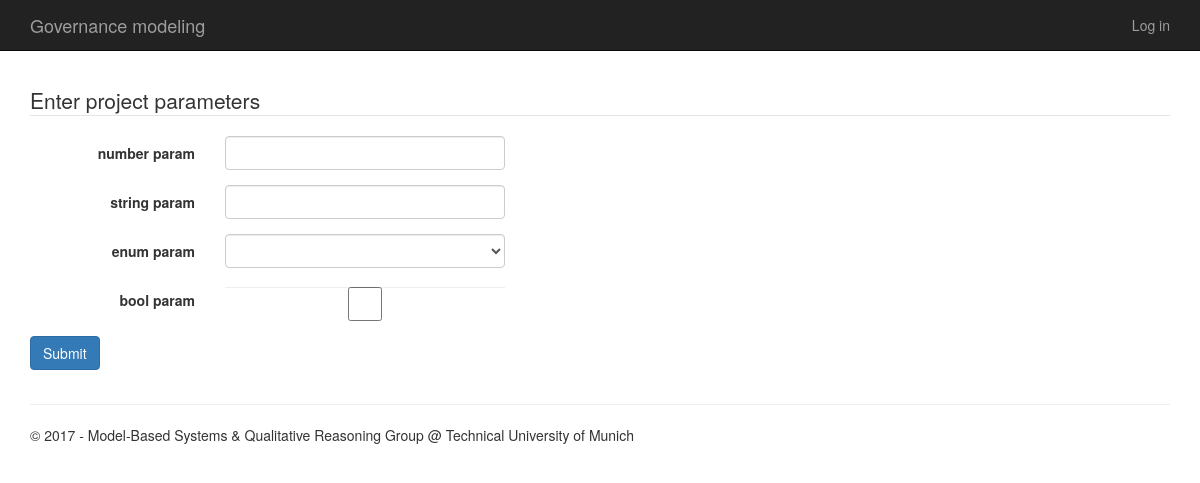
Before: / with the older database file.
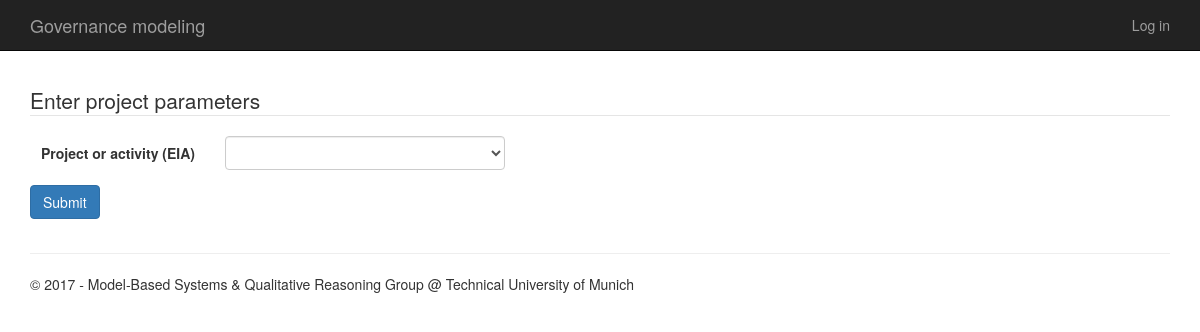
After: the same page with the newer database file.
### app/models.py (models this page shows, shortened)
class ProjectParameter(models.Model):
    NUMBER = 'N'
    STRING = 'S'
    BOOLEAN = 'B'
    ENUM = 'E'
    PARAMETER_TYPE_CHOICES = ((NUMBER, 'Number'),
                                (STRING, 'String'),
                                (BOOLEAN, 'Boolean'),
                                (ENUM, 'Enum'))
    name = models.CharField(max_length = 255, unique =True)
    description = models.TextField(max_length = 1000, blank=True, null=True,)
    type = models.CharField(max_length=1, choices = PARAMETER_TYPE_CHOICES)

### app/views.py (the view)
# urls.py: url(r'^$', app.views.home, name='home'),
def home(request):
    assert isinstance(request, HttpRequest)
    if request.method == 'POST':
        form = ExecuteForm(request.POST)
        if form.is_valid():
            param_values = form.param_values()
            active_requirements = get_active_requirements(param_values)
            req_items = get_requirement_items(active_requirements)
            return render(
                request,
                'app/index.html',
                {
                    'title':'Result',
                    "param_values": param_values,
                    "active_requirements": active_requirements,
                    "req_items": req_items
                }
            )
    else:
        form = ExecuteForm()
    return render(
        request,
        'app/index.html',
        {
            'title':'Home',
            "execute_form": form
        }
    )

### app/forms.py (shortened to what this page needs)
class ExecuteForm(forms.Form):
    def __init__(self, *args, **kwargs):
        params = ProjectParameter.objects.all().prefetch_related('values')
        super(ExecuteForm, self).__init__(*args, **kwargs)
        for param in params:
            field_name = 'param_%s' % param.id
            if param.type == ProjectParameter.BOOLEAN:
                self.fields[field_name] = \
                    forms.BooleanField(label=param.name, required=False)
            elif param.type == ProjectParameter.NUMBER:
                self.fields[field_name] = \
                    forms.DecimalField(label=param.name, required=False)
            elif param.type == ProjectParameter.STRING:
                self.fields[field_name] = \
                    forms.CharField(label=param.name, required=False, max_length=100)
            elif param.type == ProjectParameter.ENUM:
                self.fields[field_name] = \
                    forms.ChoiceField(label=param.name,
                        required=False,
                        choices=[(0,"")] + [(v.id, v.name) for v in param.values.all()])
            self.fields[field_name].widget.attrs['class'] = 'form-control'

### app/templates/app/index.html (shortened to what this page needs)
{% extends "app/layout.html" %}
{% block content %}
{% load custom_filters %}
<div class="row">
    <div class="col-md-12">
        {% if param_values%}
        {{param_values}}
        <br/>
        {{active_requirements}}
        <br/>
        {{req_items}}
        {% else %}
            <form method="POST" action="." class="form-horizontal">
                <fieldset>
                    <legend>Enter project parameters</legend>
                    {% for field in execute_form %}
                    {% if field.errors %}
                    <div class="form-group error">
                        <label class="col-md-2 control-label">{{ field.label }}</label>
                        <div class="controls col-md-10">
                            {{ field }}
                            <span class="help-inline">
                                {% for error in  field.errors %}{{ error }}{% endfor %}
                            </span>
                        </div>
                    </div>
                    {% else %}
                    <div class="form-group">
                        <label class="col-md-2 control-label">{{ field.label }}</label>
                        <div class="controls col-md-10">
                            {{ field }}
                        </div>
                    </div>
                    {% endif %}
                    {% endfor %}
                </fieldset>
                <div class="form-actions">
                    <button type="submit" class="btn btn-primary" >Submit</button>
                </div>
            </form>
        {% endif %}
    </div>
</div>
{% endblock %}

### app/templates/app/layout.html (shortened to what this page needs)
﻿<!DOCTYPE html>
<html>
<head>
    {% load staticfiles %}
    <link rel="stylesheet" type="text/css" href="https://maxcdn.bootstrapcdn.com/bootstrap/3.3.7/css/bootstrap.min.css" />
    <link rel="stylesheet" type="text/css" href="{% static 'app/content/site.css' %}" />
</head>
<body>
    <div class="navbar navbar-inverse navbar-fixed-top">
        <div class="container">
            <div class="navbar-header">
                <a href="/" class="navbar-brand">Governance modeling</a>
            </div>
            <div class="navbar-collapse collapse">
                {% include 'app/loginpartial.html' %}
            </div>
        </div>
    </div>
    <div class="container body-content">
        {% block content %}{% endblock %}
        <hr/>
        <footer>
            <p>&copy; {% now "Y" %} -  Model-Based Systems & Qualitative Reasoning Group @ Technical University of Munich</p>
        </footer>
    </div>
</body>
</html>

### app/templates/app/loginpartial.html
{% if user.is_authenticated %}
<form id="logoutForm" action="/logout" method="post" class="navbar-right">
    {% csrf_token %}
    <ul class="nav navbar-nav navbar-right">
        <li><span class="navbar-brand">Hello {{ user.username }}!</span></li>
        <li><a href="javascript:document.getElementById('logoutForm').submit()">Log off</a></li>
    </ul>
</form>
{% else %}
<ul class="nav navbar-nav navbar-right">
    <li><a href="{% url 'login' %}">Log in</a></li>
</ul>
{% endif %}

### app/static/app/content/site.css (style rules this page uses)
.body-content { padding-left: 15px; padding-right: 15px; padding-top: 15px; }
input, select, textarea { max-width: 280px; }

Changed rows visible on the page:
removed ProjectParameter: label "number param"
removed ProjectParameter: label "string param"
removed ProjectParameter: label "enum param"
removed ProjectParameter: label "bool param"
added ProjectParameter: label "Project or activity (EIA)"
